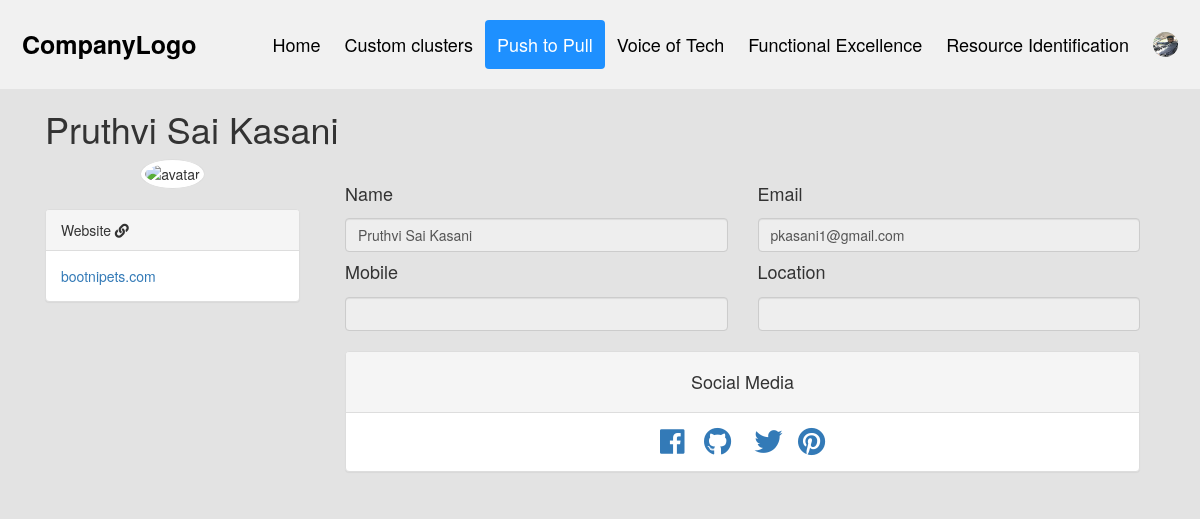
The app's page /profilelink.php?userid=2 with its own data.
### tables this page shows
CREATE TABLE `profile` (
  `id` int(11) NOT NULL,
  `profilepic` varchar(500) NOT NULL,
  `aboutme` text NOT NULL,
  `fblink` text NOT NULL,
  `gitlink` text NOT NULL,
  `twitterlink` text NOT NULL,
  `pinlink` text NOT NULL
);

CREATE TABLE `accounts` (
  `id` int(11) NOT NULL,
  `firstname` text NOT NULL,
  `lastname` text NOT NULL,
  `email` text NOT NULL,
  `type` text NOT NULL,
  `password` text NOT NULL,
  `designation` text NOT NULL,
  `institute` text NOT NULL,
  `expertise` text NOT NULL
);

### profilelink.php (the view, shortened to what this page needs)
<link href="//maxcdn.bootstrapcdn.com/bootstrap/4.0.0/css/bootstrap.min.css" rel="stylesheet" id="bootstrap-css">
<!DOCTYPE html>
<html>
<head>
  <link rel="stylesheet" href="https://maxcdn.bootstrapcdn.com/bootstrap/3.3.7/css/bootstrap.min.css">
   <link rel="stylesheet" href="https://use.fontawesome.com/releases/v5.6.3/css/all.css"
>
</head>
<body>
    <div class="header">
  <a href="home.php" class="logo" style="margin: 0 auto;">CompanyLogo</a>
  <div class="header-right">
    <a href="home.php">Home</a>
    <a href="#clusters.php">Custom clusters</a>
    <a class="active" href="pushpull.php">Push to Pull</a>
	<a href="writepost.php">Voice of Tech</a>
    <a href="#functional.php">Functional Excellence</a>
    <a href="resource.php">Resource Identification</a>
	<?php
    $link = mysqli_connect("localhost","root","","user_approvals");
    $userid = $_GET['userid'];
    $image_query = "SELECT `profilepic` FROM `profile` WHERE id=".$userid;
    $image_retrieval = mysqli_query($link,$image_query);
    while ($row = mysqli_fetch_array($image_retrieval))
    {
        $imgPath = $row['profilepic'];
    }
    if(!empty($imgPath))
        echo "<a href='profile.php'><img src='$imgPath' style='height: 25px; width: 25px;display:inline-block;border-radius: 50%;'/></a>";
      else
        echo "<a href='profile.php'><img src='user.png' style='height: 25px; width: 25px;display:inline-block;'/>
        </a>";
    $user_query = mysqli_query($link,"SELECT * FROM accounts WHERE id=".$userid);
	$get_row = mysqli_fetch_array($user_query);
	$fname = $get_row['firstname'];
	$lname = $get_row['lastname'];
	$name = $fname.' '.$lname;
    $email = $get_row['email'];
    ?>
  </div>
</div>
<div class="container bootstrap snippet">
            <div class="row">
  		        <div class="col-sm-12"><h1><?php echo $name; ?></h1></div>
            </div>
                <div class="row">
  		            <div class="col-sm-3">
                        <div class="text-center">
                            <img src="http://ssl.gstatic.com/accounts/ui/avatar_2x.png" class="avatar img-circle img-thumbnail" alt="avatar">
                        </div>  <br>
                    <div class="panel panel-default">
                        <div class="panel-heading">Website <i class="fa fa-link fa-1x"></i></div>
                        <div class="panel-body"><a href="http://bootnipets.com">bootnipets.com</a></div>
                    </div>
                    </div>
                    <div class="col-sm-9">
                            <div class="tab-content">
                                <div class="tab-pane active" id="home">
                                    <form>
                                    <div class="form-group">
                                        <div class="col-xs-6">
                                            <label for="first_name"><h4>Name</h4></label>
                                            <input type="text" class="form-control" name="first_name" id="first_name" value="<?php echo $name ?>" readonly>
                                        </div>
                                    </div>
                                    <div class="form-group">
                                        <div class="col-xs-6">
                                            <label for="email"><h4>Email</h4></label>
                                            <input type="email" class="form-control" name="email" id="email" value="<?php echo $email ?>" readonly>
                                        </div>
                                    </div>
                                    <div class="form-group">
                                        <div class="col-xs-6">
                                            <label for="mobile"><h4>Mobile</h4></label>
                                            <input type="text" class="form-control" name="mobile" id="mobile" readonly>
                                        </div>
                                    </div>
                                    <div class="form-group">
                                        <div class="col-xs-6">
                                            <label for="email"><h4>Location</h4></label>
                                            <input type="email" class="form-control" id="location" readonly>
                                        </div>
                                    </div>
                                    <br>
                                       <div class="col-xs-12">
                                            <br>
                                            <div class="panel panel-default">
                                                <div class="panel-heading"><center><h4>Social Media</h4></center></div>
                                                <div class="panel-body">
                                                    <?php
                                                    $link = mysqli_connect("localhost","root","","user_approvals");
                                                    $result = mysqli_query($link,"SELECT * FROM profile WHERE id=".$userid);
                                                   while($row = mysqli_fetch_array($result))
                                                   {
                                                    $fblink = $row['fblink'];
                                                    $gitlink = $row['gitlink'];
                                                    $twitterlink = $row['twitterlink'];
                                                    $pinlink = $row['pinlink'];
                                                   }
                                                    ?>
                                                <center>
                                                    <a href="<?php echo "$fblink"; ?>"><i class="fab fa-facebook fa-2x"></i></a>&nbsp; &nbsp;&nbsp;
                                                    <a href="<?php echo "$gitlink"; ?>"><i class="fab fa-github fa-2x"></i></a> &nbsp; &nbsp;&nbsp;
                                                    <a href="<?php echo "$twitterlink"; ?>"><i class="fab fa-twitter fa-2x"></i></a>&nbsp;&nbsp;&nbsp;
                                                    <a href="<?php echo "$pinlink"; ?>"><i class="fab fa-pinterest fa-2x"></i></a>
                                                </center>
                                                </div>
                                            </div>
                                       </div>
                                    </form>
                                </div>
                           </div>
                    </div>
                </div>
</div>
</body>
</html>

### profilelink.php (style rules this page uses)
.header { overflow: hidden; background-color: #f1f1f1; padding: 20px 10px; }
body { background-color:#e3e3e3; }
.header a { float: left; color: black; text-align: center; padding: 12px; text-decoration: none; font-size: 18px; line-height: 25px; border-radius: 4px; }
.header a.logo { font-size: 25px; font-weight: bold; margin: 0 auto; }
.header a.active { background-color: dodgerblue; color: white; }
.header-right { float: right; }

### records on screen
profile: profilepic (picture)
accounts: name "Pruthvi Sai Kasani", first_name "Pruthvi Sai Kasani", email "pkasani1@gmail.com"
